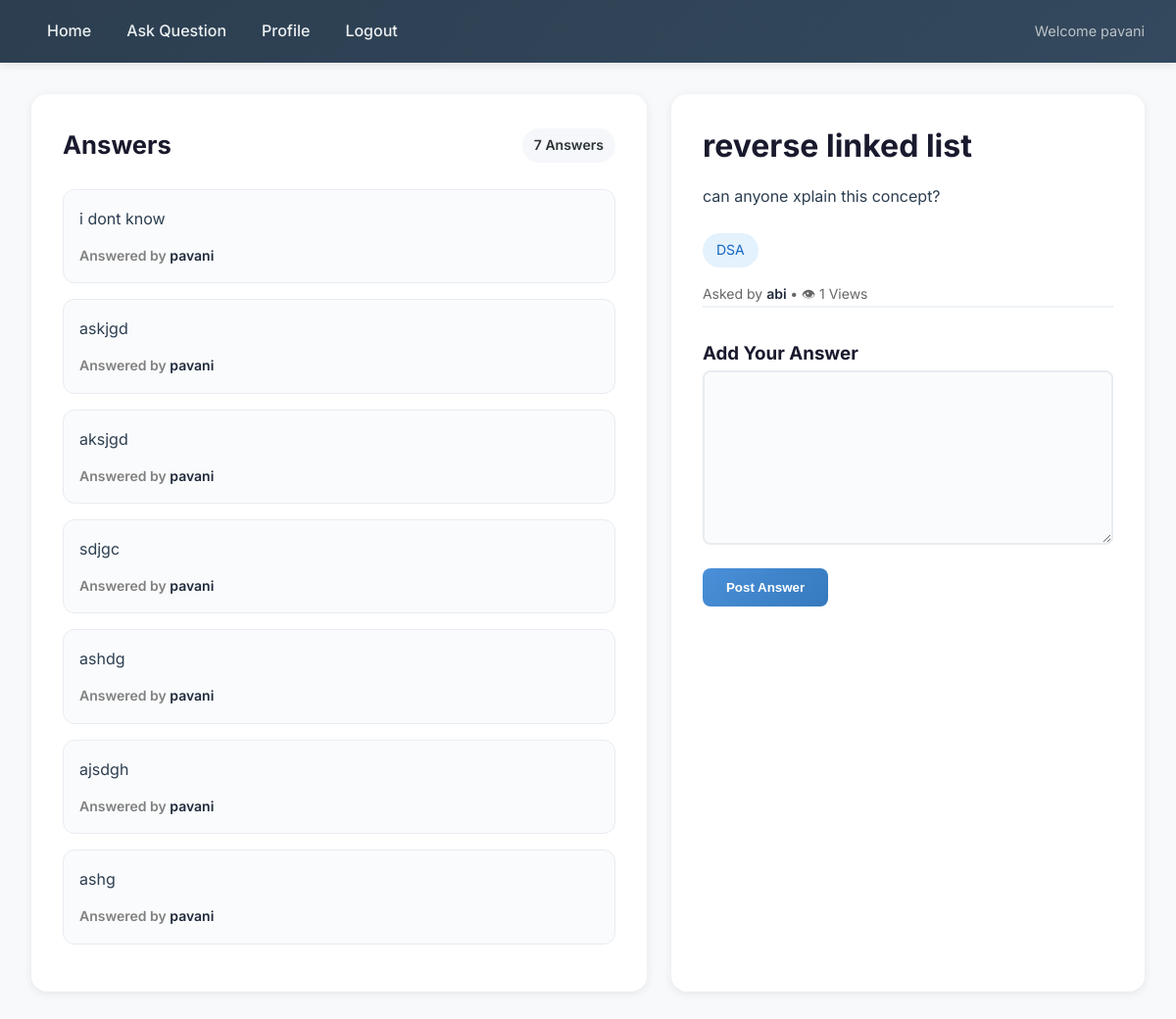
/question/2/ (signed in), run on an earlier commit of the app's database.
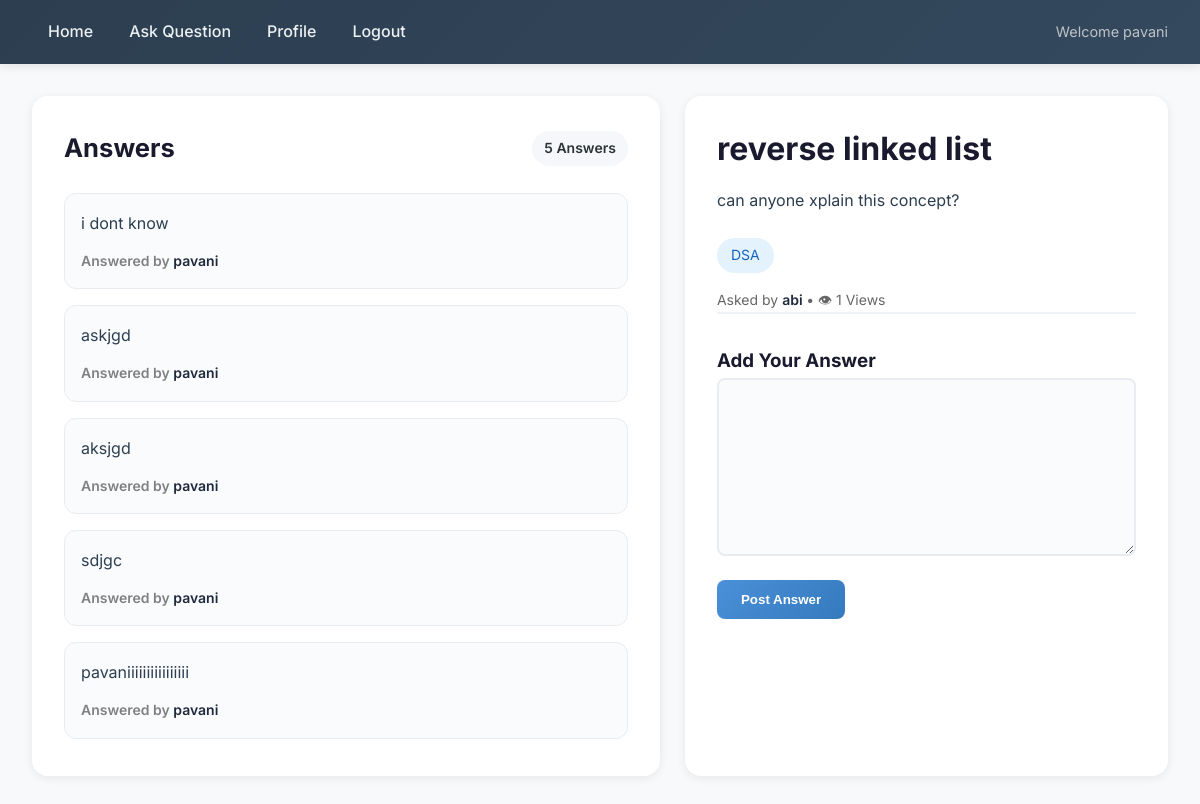
And on a later commit of the database.
### qa/models.py (models this page shows, shortened)
class Answer(models.Model):
    question = models.ForeignKey(
        Question,
        on_delete=models.CASCADE,
        related_name='answers'
    )
    body = models.TextField()
    author = models.ForeignKey(
        User,
        on_delete=models.CASCADE
    )
    votes = models.IntegerField(
        default=0
    )
    created_at = models.DateTimeField(
        auto_now_add=True
    )
    is_accepted = models.BooleanField(
        default=False
    )

### qa/views.py (the view)
@login_required
def question_detail(
        request,
        pk
    ):
    question = get_object_or_404(
        Question,
        pk=pk
    )
    if f'viewed_{pk}' not in request.session:
        question.views += 1
        question.save()
        request.session[f'viewed_{pk}'] = True
    answers = Answer.objects.filter(
        question=question
    )
    if request.method == 'POST':
        form = AnswerForm(
            request.POST
        )
        if form.is_valid():
            answer = form.save(
                commit=False
            )
            answer.author = request.user
            answer.question = question
            answer.save()
            return redirect(
                'question_detail',
                pk=pk
            )
    else:
        form = AnswerForm()
    return render(
        request,
        'qa/question_detail.html',
        {
            'question': question,
            'answers': answers,
            'form': form
        }
    )

### qa/forms.py
class AnswerForm(forms.ModelForm):
    class Meta:
        model = Answer
        fields = [
            'body'
        ]

### qa/templates/qa/question_detail.html (shortened to what this page needs)
{% extends 'qa/base.html' %}
{% block content %}
<div class="qa-layout">
    <div class="answers-panel">
        <div class="answers-header">
            <h2 class="answers-title">
                Answers
            </h2>
            <div class="answer-count">
                {{ answers|length }} Answer{{ answers|length|pluralize }}
            </div>
        </div>
        {% for answer in answers %}
        <div class="answer-card">
            <div class="answer-body">
                {{ answer.body }}
            </div>
            <div class="answer-author">
                Answered by
                <a href="{% url 'profile' answer.author.id %}">
                    {{ answer.author.username }}
                </a>
            </div>
        </div>
        {% empty %}
        <div class="no-answers">
            No answers yet. Be the first to answer!
        </div>
        {% endfor %}
    </div>
    <div class="question-panel">
        <h1 class="question-title">
            {{ question.title }}
        </h1>
        <div class="question-body">
            {{ question.body }}
        </div>
        <div class="tag">
            {{ question.tags }}
        </div>
        <div class="question-meta">
            Asked by
                <a href="{% url 'profile' question.author.id %}">
                    {{ question.author.username }}
                </a>
                • 👁 {{ question.views }} Views
        </div>
        <div class="answer-form">
            <h3>Add Your Answer</h3>
            <form method="POST">
                {{ form.body }}
                <button type="submit" class="submit-btn">
                    Post Answer
                </button>
            </form>
        </div>
    </div>
</div>
{% endblock %}

What changed in the data, as far as the page shows it:
removed Answer: body "ajsdgh", author.username "pavani"
removed Answer: body "ashg", author.username "pavani"
changed Answer: body "ashdg" → "pavaniiiiiiiiiiiiiiii"
Also different on the page:
{{ answers|length }}: "7" → "5"
